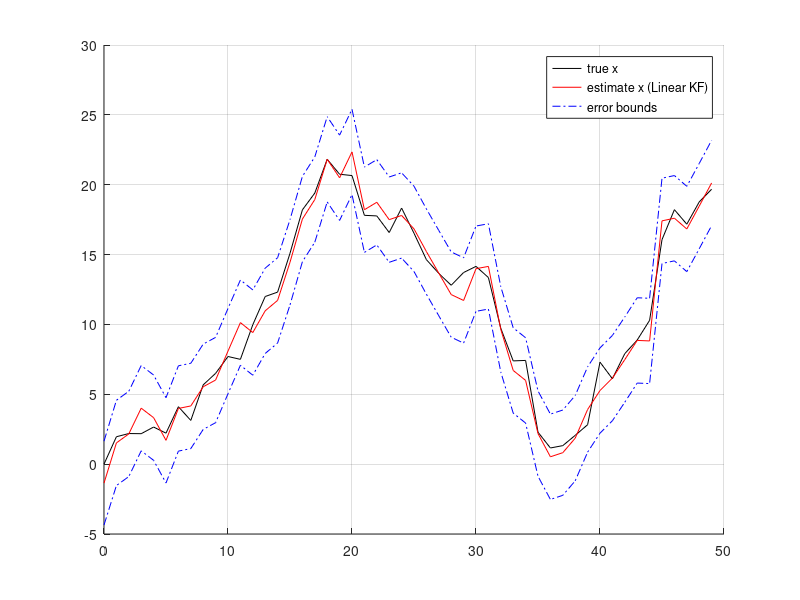
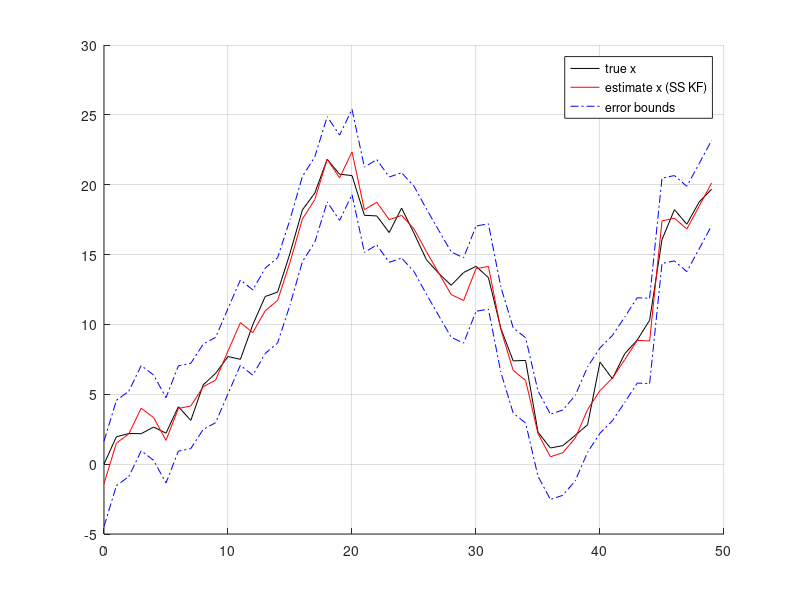

Recreate these plots in MATLAB, in order.
clc;clear;close
%% Linear Kalman Filter

% Variable Init
Sig_w = 5; %Process Noise
Sig_v = 5; %Sensor Noise
A = 1; B = 1; C = 2; D = 0; % Simple State-Space Model

%Initial State
x = 0; xhat = 0; u = 0;
SigX = 0;

%Variable Store
iteration = 50;
xstore = zeros(1,iteration+1);
xstore(1,1) = x; % initial value
xhatstore = zeros(1,iteration);
SigXstore = zeros(1^2,iteration);

% For Later Use: Steady-state KF
ustore = zeros(1,iteration+1);
ustore(1,1) = u;
zstore = zeros(1,iteration);

for k=1:iteration
    %true value simulation
    u_prev = u;
    u = sin(k/(2*pi))+randn/3;
    w = chol(Sig_w)'*randn;
    v = chol(Sig_v)*randn;
    z = C*x+D*u+v;
    x = A*x+B*u+w;
    
    %Kalman Filter Prediction 1 (state estimate prediction)
    xhat = A*xhat+B*u_prev;
    %Kalman Filter Prediction 2 (covariance update)
    SigX = A*SigX*A'+Sig_w;
    %Kalman Filter Prediction 3 (output prediction)
    zhat = C*xhat+D*u;

    %Kalman Filter Update 1 (Kalman Gain)
    L = SigX*C'/(C*SigX*C'+Sig_v);
    %Kalman Filter Update 2 (state estimate update)
    xhat = xhat + L*(z-zhat);
    %Kalman Filter Update 3 (Error covariance update)
    SigX = SigX-L*C*SigX;

    xstore(1,k+1) = x;
    xhatstore(1,k) = xhat;
    SigXstore(1,k) = SigX;

    %for SS KF Comparison
    ustore(1,k+1) = u;
    zstore(1,k)=z;
end

%% Steady-state Kalman Filter (infinite horizon)

%Obtain Steady-State Kalman Gain
hamiltonian = [A^(-1)' A^(-1)'*C'*Sig_v^(-1)*C; Sig_w*A^(-1)' A+Sig_w*A^(-1)'*C'*Sig_w^(-1)*C];
[evector,evalue] = eig(hamiltonian);
psi12 = evector(1,2);
psi22 = evector(2,2);
sigX_ss_minus = psi22*psi12^(-1);
L_ss = sigX_ss_minus*C'*(C*sigX_ss_minus*C'+Sig_v)^(-1);
sigX_ss_plus = sigX_ss_minus-L_ss*C*sigX_ss_minus;

%initialization
x2 = 0; xhat2 = 0;
xhatstore2 = zeros(1,iteration);

for t=1:iteration
    u2_prev = ustore(1,t);
    u2 = ustore(1,t+1);
    z2 = zstore(1,t);
    
    %Kalman Filter Prediction 1 (state estimate prediction)
    xhat2 = A*xhat2+B*u2_prev;
    %Kalman Filter Prediction 3 (output prediction)
    zhat2 = C*xhat2+D*u2;

    %Kalman Filter Update 2 (state estimate update)
    xhat2 = xhat2 + L_ss*(z2-zhat2);


    xhatstore2(1,t) = xhat2;

end

figure(1)
hold on
plot(0:iteration-1,xstore(1:iteration)','k-')
plot(0:iteration-1,xhatstore','r-')
plot(0:iteration-1,xhatstore'+3*sqrt(SigXstore'), 'b-.', ...
    0:iteration-1,xhatstore'-3*sqrt(SigXstore'), 'b-.')
grid on
legend('true x','estimate x (Linear KF)','error bounds')
hold off

figure(2)
hold on
plot(0:iteration-1,xstore(1:iteration)','k-')
plot(0:iteration-1,xhatstore2','r-')
plot(0:iteration-1,xhatstore2'+3*sqrt(sigX_ss_plus'), 'b-.', ...
    0:iteration-1,xhatstore2'-3*sqrt(sigX_ss_plus'), 'b-.')
grid on
legend('true x','estimate x (SS KF)','error bounds')
hold off
